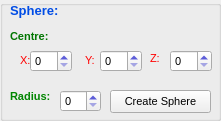
   <widget class="QGroupBox" name="SphereBox">
    <property name="enabled">
     <bool>true</bool>
    </property>
    <property name="geometry">
     <rect>
      <x>680</x>
      <y>170</y>
      <width>221</width>
      <height>121</height>
     </rect>
    </property>
    <property name="palette">
     <palette>
      <active>
       <colorrole role="WindowText">
        <brush brushstyle="SolidPattern">
         <color alpha="255">
          <red>0</red>
          <green>0</green>
          <blue>198</blue>
         </color>
        </brush>
       </colorrole>
      </active>
      <inactive>
       <colorrole role="WindowText">
        <brush brushstyle="SolidPattern">
         <color alpha="255">
          <red>0</red>
          <green>0</green>
          <blue>198</blue>
         </color>
        </brush>
       </colorrole>
      </inactive>
      <disabled>
       <colorrole role="WindowText">
        <brush brushstyle="SolidPattern">
         <color alpha="255">
          <red>120</red>
          <green>120</green>
          <blue>120</blue>
         </color>
        </brush>
       </colorrole>
      </disabled>
     </palette>
    </property>
    <property name="font">
     <font>
      <pointsize>11</pointsize>
      <weight>75</weight>
      <bold>true</bold>
     </font>
    </property>
    <property name="title">
     <string/>
    </property>
    <property name="flat">
     <bool>true</bool>
    </property>
    <widget class="QSpinBox" name="sp_x">
     <property name="geometry">
      <rect>
       <x>30</x>
       <y>50</y>
       <width>42</width>
       <height>22</height>
      </rect>
     </property>
     <property name="font">
      <font>
       <pointsize>8</pointsize>
       <weight>50</weight>
       <bold>false</bold>
      </font>
     </property>
    </widget>
    <widget class="QSpinBox" name="sp_y">
     <property name="geometry">
      <rect>
       <x>100</x>
       <y>50</y>
       <width>42</width>
       <height>22</height>
      </rect>
     </property>
     <property name="font">
      <font>
       <pointsize>8</pointsize>
       <weight>50</weight>
       <bold>false</bold>
      </font>
     </property>
    </widget>
    <widget class="QSpinBox" name="sp_z">
     <property name="geometry">
      <rect>
       <x>170</x>
       <y>50</y>
       <width>42</width>
       <height>22</height>
      </rect>
     </property>
     <property name="font">
      <font>
       <pointsize>8</pointsize>
       <weight>50</weight>
       <bold>false</bold>
      </font>
     </property>
    </widget>
    <widget class="QPushButton" name="createSphere">
     <property name="geometry">
      <rect>
       <x>110</x>
       <y>90</y>
       <width>101</width>
       <height>23</height>
      </rect>
     </property>
     <property name="palette">
      <palette>
       <active>
        <colorrole role="ButtonText">
         <brush brushstyle="SolidPattern">
          <color alpha="255">
           <red>0</red>
           <green>0</green>
           <blue>0</blue>
          </color>
         </brush>
        </colorrole>
       </active>
       <inactive>
        <colorrole role="ButtonText">
         <brush brushstyle="SolidPattern">
          <color alpha="255">
           <red>0</red>
           <green>0</green>
           <blue>0</blue>
          </color>
         </brush>
        </colorrole>
       </inactive>
       <disabled>
        <colorrole role="ButtonText">
         <brush brushstyle="SolidPattern">
          <color alpha="255">
           <red>120</red>
           <green>120</green>
           <blue>120</blue>
          </color>
         </brush>
        </colorrole>
       </disabled>
      </palette>
     </property>
     <property name="font">
      <font>
       <pointsize>8</pointsize>
       <weight>50</weight>
       <bold>false</bold>
      </font>
     </property>
     <property name="text">
      <string>Create Sphere</string>
     </property>
    </widget>
    <widget class="QSpinBox" name="sp_r">
     <property name="geometry">
      <rect>
       <x>60</x>
       <y>90</y>
       <width>41</width>
       <height>22</height>
      </rect>
     </property>
     <property name="font">
      <font>
       <pointsize>8</pointsize>
       <weight>50</weight>
       <bold>false</bold>
      </font>
     </property>
    </widget>
    <widget class="QLabel" name="label_6">
     <property name="geometry">
      <rect>
       <x>10</x>
       <y>30</y>
       <width>47</width>
       <height>13</height>
      </rect>
     </property>
     <property name="palette">
      <palette>
       <active>
        <colorrole role="WindowText">
         <brush brushstyle="SolidPattern">
          <color alpha="255">
           <red>0</red>
           <green>118</green>
           <blue>0</blue>
          </color>
         </brush>
        </colorrole>
       </active>
       <inactive>
        <colorrole role="WindowText">
         <brush brushstyle="SolidPattern">
          <color alpha="255">
           <red>0</red>
           <green>118</green>
           <blue>0</blue>
          </color>
         </brush>
        </colorrole>
       </inactive>
       <disabled>
        <colorrole role="WindowText">
         <brush brushstyle="SolidPattern">
          <color alpha="255">
           <red>120</red>
           <green>120</green>
           <blue>120</blue>
          </color>
         </brush>
        </colorrole>
       </disabled>
      </palette>
     </property>
     <property name="font">
      <font>
       <pointsize>8</pointsize>
       <weight>75</weight>
       <bold>true</bold>
      </font>
     </property>
     <property name="text">
      <string>Centre:</string>
     </property>
    </widget>
    <widget class="QLabel" name="label_7">
     <property name="geometry">
      <rect>
       <x>10</x>
       <y>90</y>
       <width>47</width>
       <height>13</height>
      </rect>
     </property>
     <property name="palette">
      <palette>
       <active>
        <colorrole role="WindowText">
         <brush brushstyle="SolidPattern">
          <color alpha="255">
           <red>0</red>
           <green>134</green>
           <blue>0</blue>
          </color>
         </brush>
        </colorrole>
       </active>
       <inactive>
        <colorrole role="WindowText">
         <brush brushstyle="SolidPattern">
          <color alpha="255">
           <red>0</red>
           <green>134</green>
           <blue>0</blue>
          </color>
         </brush>
        </colorrole>
       </inactive>
       <disabled>
        <colorrole role="WindowText">
         <brush brushstyle="SolidPattern">
          <color alpha="255">
           <red>120</red>
           <green>120</green>
           <blue>120</blue>
          </color>
         </brush>
        </colorrole>
       </disabled>
      </palette>
     </property>
     <property name="font">
      <font>
       <pointsize>8</pointsize>
       <weight>75</weight>
       <bold>true</bold>
      </font>
     </property>
     <property name="text">
      <string>Radius:</string>
     </property>
    </widget>
    <widget class="QLabel" name="label_8">
     <property name="geometry">
      <rect>
       <x>20</x>
       <y>50</y>
       <width>21</width>
       <height>20</height>
      </rect>
     </property>
     <property name="palette">
      <palette>
       <active>
        <colorrole role="WindowText">
         <brush brushstyle="SolidPattern">
          <color alpha="255">
           <red>255</red>
           <green>0</green>
           <blue>0</blue>
          </color>
         </brush>
        </colorrole>
       </active>
       <inactive>
        <colorrole role="WindowText">
         <brush brushstyle="SolidPattern">
          <color alpha="255">
           <red>255</red>
           <green>0</green>
           <blue>0</blue>
          </color>
         </brush>
        </colorrole>
       </inactive>
       <disabled>
        <colorrole role="WindowText">
         <brush brushstyle="SolidPattern">
          <color alpha="255">
           <red>120</red>
           <green>120</green>
           <blue>120</blue>
          </color>
         </brush>
        </colorrole>
       </disabled>
      </palette>
     </property>
     <property name="font">
      <font>
       <pointsize>8</pointsize>
       <weight>50</weight>
       <bold>false</bold>
      </font>
     </property>
     <property name="text">
      <string>X:</string>
     </property>
    </widget>
    <widget class="QLabel" name="label_9">
     <property name="geometry">
      <rect>
       <x>85</x>
       <y>50</y>
       <width>21</width>
       <height>20</height>
      </rect>
     </property>
     <property name="palette">
      <palette>
       <active>
        <colorrole role="WindowText">
         <brush brushstyle="SolidPattern">
          <color alpha="255">
           <red>255</red>
           <green>0</green>
           <blue>0</blue>
          </color>
         </brush>
        </colorrole>
       </active>
       <inactive>
        <colorrole role="WindowText">
         <brush brushstyle="SolidPattern">
          <color alpha="255">
           <red>255</red>
           <green>0</green>
           <blue>0</blue>
          </color>
         </brush>
        </colorrole>
       </inactive>
       <disabled>
        <colorrole role="WindowText">
         <brush brushstyle="SolidPattern">
          <color alpha="255">
           <red>120</red>
           <green>120</green>
           <blue>120</blue>
          </color>
         </brush>
        </colorrole>
       </disabled>
      </palette>
     </property>
     <property name="font">
      <font>
       <pointsize>8</pointsize>
       <weight>50</weight>
       <bold>false</bold>
      </font>
     </property>
     <property name="text">
      <string>Y:</string>
     </property>
    </widget>
    <widget class="QLabel" name="label_10">
     <property name="geometry">
      <rect>
       <x>150</x>
       <y>50</y>
       <width>21</width>
       <height>16</height>
      </rect>
     </property>
     <property name="palette">
      <palette>
       <active>
        <colorrole role="WindowText">
         <brush brushstyle="SolidPattern">
          <color alpha="255">
           <red>255</red>
           <green>0</green>
           <blue>0</blue>
          </color>
         </brush>
        </colorrole>
       </active>
       <inactive>
        <colorrole role="WindowText">
         <brush brushstyle="SolidPattern">
          <color alpha="255">
           <red>255</red>
           <green>0</green>
           <blue>0</blue>
          </color>
         </brush>
        </colorrole>
       </inactive>
       <disabled>
        <colorrole role="WindowText">
         <brush brushstyle="SolidPattern">
          <color alpha="255">
           <red>120</red>
           <green>120</green>
           <blue>120</blue>
          </color>
         </brush>
        </colorrole>
       </disabled>
      </palette>
     </property>
     <property name="font">
      <font>
       <pointsize>8</pointsize>
       <weight>50</weight>
       <bold>false</bold>
      </font>
     </property>
     <property name="text">
      <string>Z:</string>
     </property>
    </widget>
    <widget class="QLabel" name="label_5">
     <property name="geometry">
      <rect>
       <x>10</x>
       <y>0</y>
       <width>61</width>
       <height>21</height>
      </rect>
     </property>
     <property name="palette">
      <palette>
       <active>
        <colorrole role="WindowText">
         <brush brushstyle="SolidPattern">
          <color alpha="255">
           <red>0</red>
           <green>76</green>
           <blue>229</blue>
          </color>
         </brush>
        </colorrole>
       </active>
       <inactive>
        <colorrole role="WindowText">
         <brush brushstyle="SolidPattern">
          <color alpha="255">
           <red>0</red>
           <green>76</green>
           <blue>229</blue>
          </color>
         </brush>
        </colorrole>
       </inactive>
       <disabled>
        <colorrole role="WindowText">
         <brush brushstyle="SolidPattern">
          <color alpha="255">
           <red>120</red>
           <green>120</green>
           <blue>120</blue>
          </color>
         </brush>
        </colorrole>
       </disabled>
      </palette>
     </property>
     <property name="font">
      <font>
       <pointsize>10</pointsize>
       <weight>75</weight>
       <bold>true</bold>
      </font>
     </property>
     <property name="text">
      <string>Sphere:</string>
     </property>
    </widget>
   </widget>
